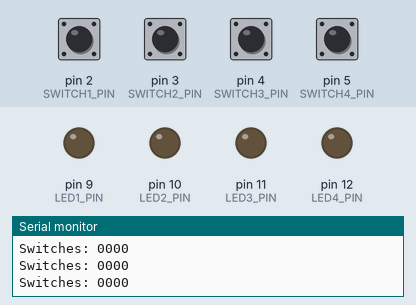
A sketch run on a simulated Arduino Uno, built with avr-gcc and run on an emulated ATmega328P. On the bench: output pins drawn as LEDs (lit = HIGH), the last lines printed to the serial monitor. The test bench sets the inputs (shaded band); at power-on: pin 2 (SWITCH1_PIN), pin 3 (SWITCH2_PIN), pin 4 (SWITCH3_PIN), pin 5 (SWITCH4_PIN) HIGH.

Above: at 1.2 s.
1.3 s: pin 2 (SWITCH1_PIN) pulled LOW for 0.15 s
At 1.4 s:
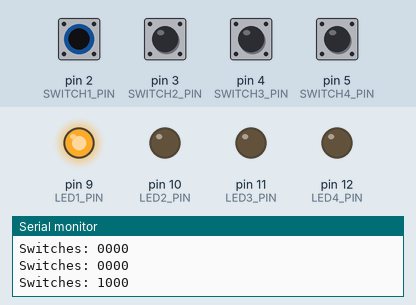
3.0 s: pin 3 (SWITCH2_PIN) pulled LOW for 0.15 s
At 3.11 s:
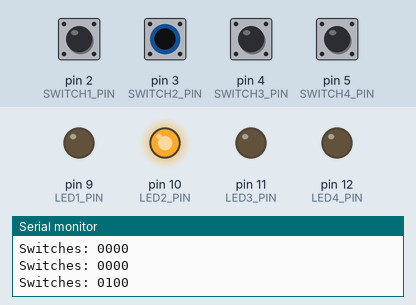
4.7 s: pin 4 (SWITCH3_PIN) pulled LOW for 0.15 s
At 4.81 s:
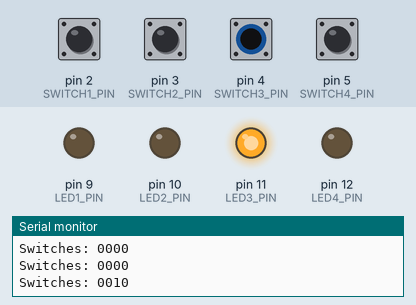
6.4 s: pin 5 (SWITCH4_PIN) pulled LOW for 0.15 s
At 6.52 s:
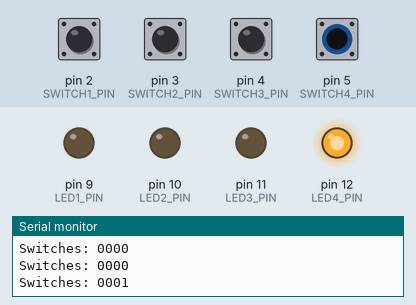
8.1 s: pin 2 (SWITCH1_PIN) driven LOW and pin 3 (SWITCH2_PIN) driven LOW
At 9.2 s:
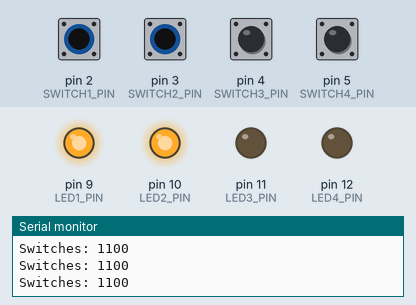
9.6 s: pin 4 (SWITCH3_PIN) pulled LOW for 1 s
At 10.4 s:
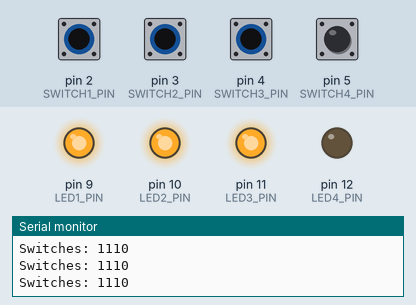
Timing chart, 0 to 12.6 s (numbered marks = the images above; inputs shaded):
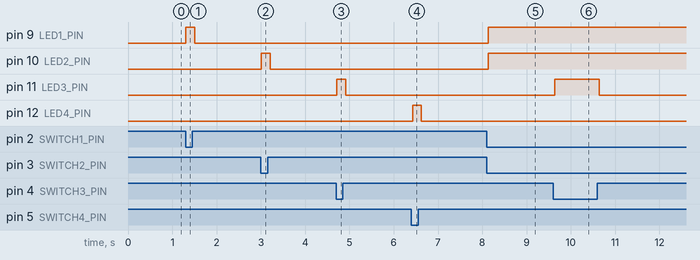

Measured:
- after the input at 1.3 s, pin 9 (LED1_PIN): LOW → HIGH at once, → LOW 0.20 s later
- after the input at 3.0 s, pin 10 (LED2_PIN): LOW → HIGH at once, → LOW 0.20 s later
- after the input at 4.7 s, pin 11 (LED3_PIN): LOW → HIGH at once, → LOW 0.20 s later
- after the input at 6.4 s, pin 12 (LED4_PIN): LOW → HIGH at once, → LOW 0.20 s later
- after the input at 8.1 s, pin 9 (LED1_PIN), pin 10 (LED2_PIN): LOW → HIGH at once
- after the input at 9.6 s, pin 11 (LED3_PIN): LOW → HIGH at once, → LOW 1.0 s later

The sketch:

Day11_DIPSwitch.ino
```cpp
/* ###########################################################
   ###   30 DAYS LOST IN SPACE - INVENTR.IO                 ###
   ###   DAY 11: DIP SWITCH - Control panel inputs          ###
   ###   Learn digitalRead() with pull-up resistors         ###
   ###   Last Updated: 30-12-2024                           ###
   ########################################################### */

/* ###########################################################
   ###   1. Pin Definitions                                 ###
   ########################################################### */

const int SWITCH1_PIN = 2;
const int SWITCH2_PIN = 3;
const int SWITCH3_PIN = 4;
const int SWITCH4_PIN = 5;

const int LED1_PIN = 9;
const int LED2_PIN = 10;
const int LED3_PIN = 11;
const int LED4_PIN = 12;

/* ###########################################################
   ###   2. Setup Function                                  ###
   ########################################################### */

void setup() {
  Serial.begin(9600);

  // Set switch pins as inputs with pull-up resistors
  pinMode(SWITCH1_PIN, INPUT_PULLUP);
  pinMode(SWITCH2_PIN, INPUT_PULLUP);
  pinMode(SWITCH3_PIN, INPUT_PULLUP);
  pinMode(SWITCH4_PIN, INPUT_PULLUP);

  // Set LED pins as outputs
  pinMode(LED1_PIN, OUTPUT);
  pinMode(LED2_PIN, OUTPUT);
  pinMode(LED3_PIN, OUTPUT);
  pinMode(LED4_PIN, OUTPUT);
}

/* ###########################################################
   ###   3. Main Loop                                       ###
   ########################################################### */

void loop() {
  // Read switch states (LOW = ON due to pull-up)
  bool switch1 = digitalRead(SWITCH1_PIN) == LOW;
  bool switch2 = digitalRead(SWITCH2_PIN) == LOW;
  bool switch3 = digitalRead(SWITCH3_PIN) == LOW;
  bool switch4 = digitalRead(SWITCH4_PIN) == LOW;

  // Control LEDs based on switches
  digitalWrite(LED1_PIN, switch1);
  digitalWrite(LED2_PIN, switch2);
  digitalWrite(LED3_PIN, switch3);
  digitalWrite(LED4_PIN, switch4);

  // Print status
  Serial.print("Switches: ");
  Serial.print(switch1);
  Serial.print(switch2);
  Serial.print(switch3);
  Serial.println(switch4);

  delay(100);
}

/* ###########################################################
   ###           END OF DAY 11 - DIP SWITCH                 ###
   ########################################################### */
```
